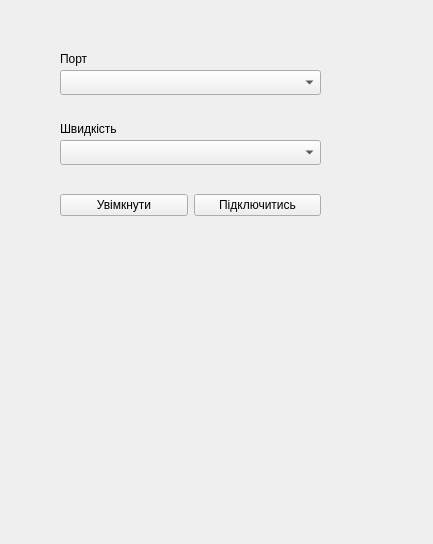
<?xml version="1.0" encoding="UTF-8"?>
<ui version="4.0">
 <class>MainWindow</class>
 <widget class="QMainWindow" name="MainWindow">
  <property name="geometry">
   <rect>
    <x>0</x>
    <y>0</y>
    <width>433</width>
    <height>544</height>
   </rect>
  </property>
  <property name="windowTitle">
   <string>MainWindow</string>
  </property>
  <widget class="QWidget" name="centralwidget">
   <widget class="QComboBox" name="portSelect">
    <property name="geometry">
     <rect>
      <x>60</x>
      <y>70</y>
      <width>261</width>
      <height>25</height>
     </rect>
    </property>
   </widget>
   <widget class="QComboBox" name="speedSelect">
    <property name="geometry">
     <rect>
      <x>60</x>
      <y>140</y>
      <width>261</width>
      <height>25</height>
     </rect>
    </property>
   </widget>
   <widget class="QLabel" name="labelPort">
    <property name="geometry">
     <rect>
      <x>60</x>
      <y>50</y>
      <width>67</width>
      <height>17</height>
     </rect>
    </property>
    <property name="text">
     <string>Порт</string>
    </property>
   </widget>
   <widget class="QLabel" name="labelSpeed">
    <property name="geometry">
     <rect>
      <x>60</x>
      <y>120</y>
      <width>67</width>
      <height>17</height>
     </rect>
    </property>
    <property name="text">
     <string>Швидкість</string>
    </property>
   </widget>
   <widget class="QWidget" name="horizontalLayoutWidget">
    <property name="geometry">
     <rect>
      <x>60</x>
      <y>180</y>
      <width>261</width>
      <height>51</height>
     </rect>
    </property>
    <layout class="QHBoxLayout" name="horizontalLayout">
     <item>
      <widget class="QPushButton" name="buttonOn">
       <property name="text">
        <string>Увімкнути</string>
       </property>
      </widget>
     </item>
     <item>
      <widget class="QPushButton" name="buttonConect">
       <property name="text">
        <string>Підключитись</string>
       </property>
      </widget>
     </item>
    </layout>
   </widget>
  </widget>
 </widget>
 <resources/>
 <connections/>
</ui>
